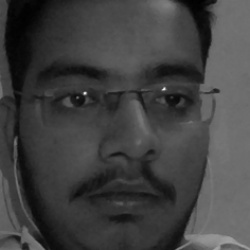
#> input picture Recognition/human_faces/1.jpg, 250 x 250 px
$ python 5.5-Human_Face_Recognition-2.py
#> lines starting #> are read from the running program, lines starting #| are printed output that depends on the picture; after the words box and inside, x2 and y2 are one past the last pixel; in counts of white or black regions, pixels touching at a corner belong together

# Real-time Human Face Recognition - 2
# Training using face images stored in human_faces folder

import cv2

import numpy as np

# From Operating System(os) to return a list containing names
# of the entries in the directory given by path - os.listdir(path)
from os import listdir

# os.path.isfile(path) - Returns True if path is an existing file
from os.path import isfile, join

# Face images for training are taken from human_faces folder
path = './human_faces/'

# To filter only files in the specified path we use:
path_files = [f for f in listdir(path) if isfile(join(path, f))]

Training, Index = [], []


for i, files in enumerate(path_files):
    path_image = path + path_files[i]

    # Train images are read from path_image and converted to gray
    train_images = cv2.imread(path_image, cv2.IMREAD_GRAYSCALE)
#> train_images is the input picture: shape (250, 250); min 0, max 240, mean 65.1

    # Convert train images into numpy array using np.asarray and
    # append it with Training array
    # Training.append(np.array(train_images, dtype)
    # dtype=unit8 is an unsigned 8 bit integer (0 to 255)
    Training.append(np.asarray(train_images, dtype=np.uint8))

    Index.append(i)

# Numpy array is created for Index using np.asarray
# np.array(Index, dtype)
# dtype=np.int32 is an 32 bit integer
Index = np.asarray(Index, dtype=np.int32)


# Histogram - Graphical representation of tonal distribution in image

face_recognizer = cv2.face.LBPHFaceRecognizer_create()

# Train the face_recognizer
face_recognizer.train(np.asarray(Training), np.asarray(Index))
print("Training completed successfully")

face_detect = cv2.CascadeClassifier('haarcascade_frontalface_default.xml')

if face_detect.empty():
	raise IOError('Unable to haarcascade_frontalface_default.xml file')

def face_detector(image, size=0.5):

    gray = cv2.cvtColor(image,cv2.COLOR_BGR2GRAY)


    face_detection = face_detect.detectMultiScale(gray, 1.3, 5)

    if face_detection is ():
        return image, []

    for (x,y,w,h) in face_detection:
        cv2.rectangle(image,(x,y),(x+w,y+h),(0,0,255),4)

        cropped = image[y:y+h, x:x+w]

        cropped = cv2.resize(cropped, (250, 250))

    return image, cropped

capture = cv2.VideoCapture(0)
while True:
	ret, capturing = capture.read()
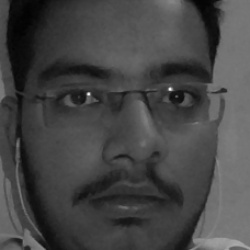
#> input picture Recognition/human_faces/13.jpg, 250 x 250 px, given in place of the camera
#> capturing is the input picture: shape (250, 250, 3); min 2, max 246, mean 69.6

	image, faces = face_detector(capturing)
#> in face_detector, `face_detection = face_detect.detectMultiScale(gray, 1.3, 5)`: face_detection = ()
#> faces = []

	try:
		faces = cv2.cvtColor(faces, cv2.COLOR_BGR2GRAY)

        # Faces is passed to the prediction model
		matching = face_recognizer.predict(faces)
        # matching tuple contains the index and the score (confidence) value

		if matching[1] < 500:
			score = int( 100 * (1 - (matching[1])/350) )
			string = str(score) + '% Matching Confidence'

		if score > 70:
			cv2.putText(image, string, (100, 100), cv2.FONT_HERSHEY_COMPLEX, 1, (0,255,255), 2)
			cv2.putText(image, "Welcome Mantasha", (210, 40), cv2.FONT_HERSHEY_COMPLEX, 1, (0,255,255), 2)

			cv2.imshow('Real-time Face Recognition', image)

		else:
			cv2.putText(image, "This is NOT Mantasha", (150, 100), cv2.FONT_HERSHEY_COMPLEX, 1, (0,0,255), 3)
			cv2.imshow('Real-time Face Recognition', image)

	except:
		cv2.putText(image, "FACE NOT FOUND ", (150, 250) , cv2.FONT_HERSHEY_COMPLEX, 1, (0,0,255), 3)
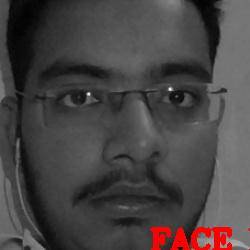
#> image: shape (250, 250, 3); 1.83% of pixels changed, all inside (x1, y1, x2, y2) = (150, 227, 250, 250)
		cv2.imshow('Real-time Face Recognition', image)
		pass

	c = cv2.waitKey(1)
#> (key Esc is pressed here)
	if c == 27:
		break

capture.release()

cv2.destroyAllWindows()
